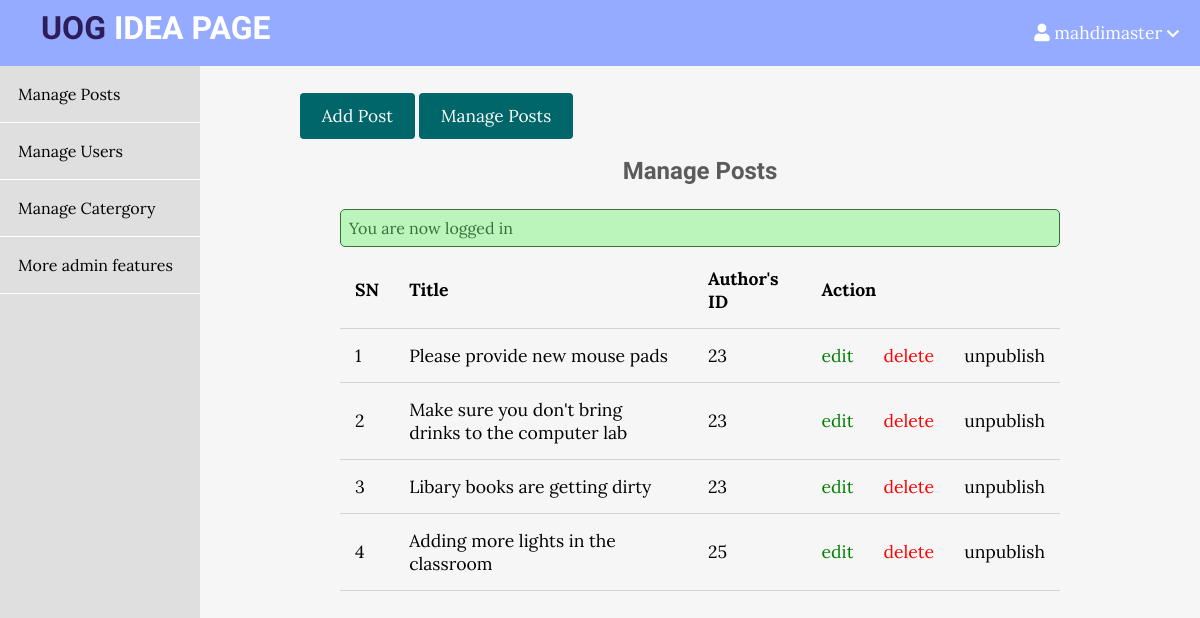
The page /admin/posts/index.php (signed in) on the database its author committed.
### tables this page shows
CREATE TABLE `posts` (
  `id` int(11) NOT NULL,
  `user_id` int(11) NOT NULL,
  `topic_id` int(11) DEFAULT NULL,
  `title` varchar(255) NOT NULL,
  `image` varchar(255) NOT NULL,
  `body` text NOT NULL,
  `published` tinyint(4) NOT NULL,
  `created_at` datetime NOT NULL DEFAULT current_timestamp()
);

### app/database/db.php (called while the page is built, shortened)
<?php
require('connect.php');
function selectAll($table, $conditions = [])
{
    global $conn;
    $sql = "SELECT * FROM $table";
    if (empty($conditions)) {
        $stmt = $conn->prepare($sql);
        $stmt->execute();
        $records = $stmt->get_result()->fetch_all(MYSQLI_ASSOC);
        return $records;
    }
}

### app/controllers/posts.php (called while the page is built, shortened)
<?php
include(ROOT_PATH . "/app/database/db.php");
$table = 'posts';
$posts = selectAll($table);

### admin/posts/index.php (the view, shortened to what this page needs)
<?php include(ROOT_PATH . "/app/controllers/posts.php");
?>
<!DOCTYPE html>
<html lang="en">
<head>
    <link rel="stylesheet" href="https://use.fontawesome.com/releases/v5.7.2/css/all.css">
    <link rel="stylesheet" href="../../assets/css/style.css">
    <link rel="stylesheet" href="../../assets/css/admin2.css">
</head>
<body>
    <?php include(ROOT_PATH . "/app/includes/adminHeader.php"); ?>
    <div class="admin-wrapper">
        <?php include(ROOT_PATH . "/app/includes/adminSidebar.php"); ?>
        <div class="admin-content">
            <div class="button-group">
                <a href="create.php" class="btn btn-big">Add Post</a>
                <a href="index.php" class="btn btn-big">Manage Posts</a>
            </div>
            <div class="content">
                <h2 class="page-title">Manage Posts</h2>
                <?php include(ROOT_PATH . "/app/includes/messages.php"); ?>
                <table>
                    <thead>
                        <th>SN</th>
                        <th>Title</th>
                        <th>Author's ID</th>
                        <th colspan="3">Action</th>
                    </thead>
                    <tbody>
                        <?php foreach ($posts as $key => $post) : ?>
                            <tr>
                                <td><?php echo $key + 1; ?></td>
                                <td><?php echo $post['title'] ?></td>
                                <td><?php echo $post['user_id'] ?></td>
                                <td><a href="edit.php?id=<?php echo $post['id']; ?>" class="edit">edit</a></td>
                                <td><a href="edit.php?delete_id=<?php echo $post['id']; ?>" class="delete">delete</a></td>
                                <?php if ($post['published']) : ?>
                                    <td><a href="edit.php?published=0&p_id=<?php echo $post['id'] ?>" class="unpublish">unpublish</a></td>
                                <?php else : ?>
                                    <td><a href="edit.php?published=1&p_id=<?php echo $post['id'] ?>" class="publish">publish</a></td>
                                <?php endif; ?>
                            </tr>
                        <?php endforeach; ?>
                    </tbody>
                </table>
            </div>
        </div>
    </div>
</body>
</html>

### assets/css/style.css (style rules this page uses)
* { box-sizing: border-box }
html, body { height: 100%; padding: 0px; margin: 0px; background: #f6f6f6; font-family: 'Lora', serif; }
h1, h2, h3, h4, h5, h6 { font-family: 'Candal', serif; color: #5c5b5b; margin: 5px; }
a { text-decoration: none; color: inherit; }
.btn { padding: .5rem 1rem; background: #006669; color: white; border: 1px solid transparent; border-radius: .25rem; font-size: 1.08em; font-family: 'Lora', serif; }
.btn-big { padding: .7rem 1.3rem; line-height: 1.3rem; }
.content { width: 90%; margin: 30px auto 30px; }

### assets/css/admin2.css (style rules this page uses)
.admin-wrapper { display: flex; height: calc(100% - 66px); }
.admin-wrapper .admin-content { flex: 8; height: 100%; padding: 40px 100px 100px; overflow-y: scroll; }
.admin-content .page-title { text-align: center; margin-bottom: 1.5rem; }
table { width: 100%; border-collapse: collapse; font-size: 1.1rem; }
th, td { padding: 15px; text-align: left; border-bottom: 1px solid #d3d3d3; }
.edit { color: green; }
.delete { color: red; }

### rows shown on the page
posts: title "Please provide new mouse pads", user "23"
posts: title "Make sure you don't bring drinks to the computer lab", user "23"
posts: title "Libary books are getting dirty", user "23"
posts: title "Adding more lights in the classroom", user "25"

### other values the page prints
$_SESSION['username'] "mahdimaster"
$_SESSION['message'] "You are now logged in"
